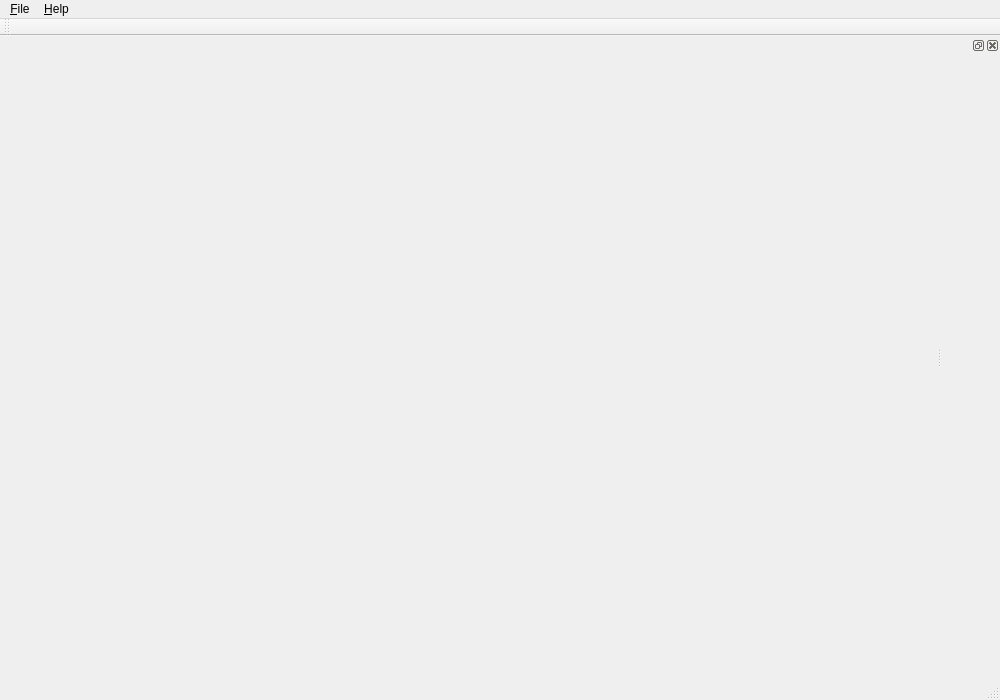
<?xml version="1.0" encoding="UTF-8"?>
<ui version="4.0">
 <class>MainWindow</class>
 <widget class="QMainWindow" name="MainWindow">
  <property name="geometry">
   <rect>
    <x>0</x>
    <y>0</y>
    <width>1000</width>
    <height>700</height>
   </rect>
  </property>
  <property name="windowTitle">
   <string>Volume Renderer</string>
  </property>
  <widget class="QWidget" name="centralWidget">
   <layout class="QHBoxLayout" name="horizontalLayout">
    <property name="leftMargin">
     <number>0</number>
    </property>
    <property name="topMargin">
     <number>0</number>
    </property>
    <property name="rightMargin">
     <number>0</number>
    </property>
    <property name="bottomMargin">
     <number>0</number>
    </property>
    <item>
     <layout class="QVBoxLayout" name="verticalLayout"/>
    </item>
   </layout>
  </widget>
  <widget class="QMenuBar" name="menuBar">
   <property name="geometry">
    <rect>
     <x>0</x>
     <y>0</y>
     <width>1000</width>
     <height>26</height>
    </rect>
   </property>
   <widget class="QMenu" name="menu_File">
    <property name="title">
     <string>&amp;File</string>
    </property>
    <addaction name="action_Open"/>
    <addaction name="action_Exit"/>
   </widget>
   <widget class="QMenu" name="menu_Help">
    <property name="title">
     <string>&amp;Help</string>
    </property>
    <addaction name="action_About"/>
   </widget>
   <addaction name="menu_File"/>
   <addaction name="menu_Help"/>
  </widget>
  <widget class="QToolBar" name="mainToolBar">
   <attribute name="toolBarArea">
    <enum>TopToolBarArea</enum>
   </attribute>
   <attribute name="toolBarBreak">
    <bool>false</bool>
   </attribute>
  </widget>
  <widget class="QStatusBar" name="statusBar"/>
  <widget class="QDockWidget" name="dockWidget">
   <attribute name="dockWidgetArea">
    <number>2</number>
   </attribute>
   <widget class="QWidget" name="dockWidgetContents">
    <layout class="QHBoxLayout" name="horizontalLayout_2">
     <property name="leftMargin">
      <number>0</number>
     </property>
     <property name="topMargin">
      <number>0</number>
     </property>
     <property name="rightMargin">
      <number>0</number>
     </property>
     <property name="bottomMargin">
      <number>0</number>
     </property>
     <item>
      <layout class="QVBoxLayout" name="verticalLayout_2"/>
     </item>
    </layout>
   </widget>
  </widget>
  <action name="action_Open">
   <property name="text">
    <string>&amp;Open</string>
   </property>
  </action>
  <action name="action_Exit">
   <property name="text">
    <string>&amp;Exit</string>
   </property>
  </action>
  <action name="action_About">
   <property name="text">
    <string>&amp;About</string>
   </property>
  </action>
 </widget>
 <layoutdefault spacing="6" margin="11"/>
 <resources/>
 <connections/>
</ui>
